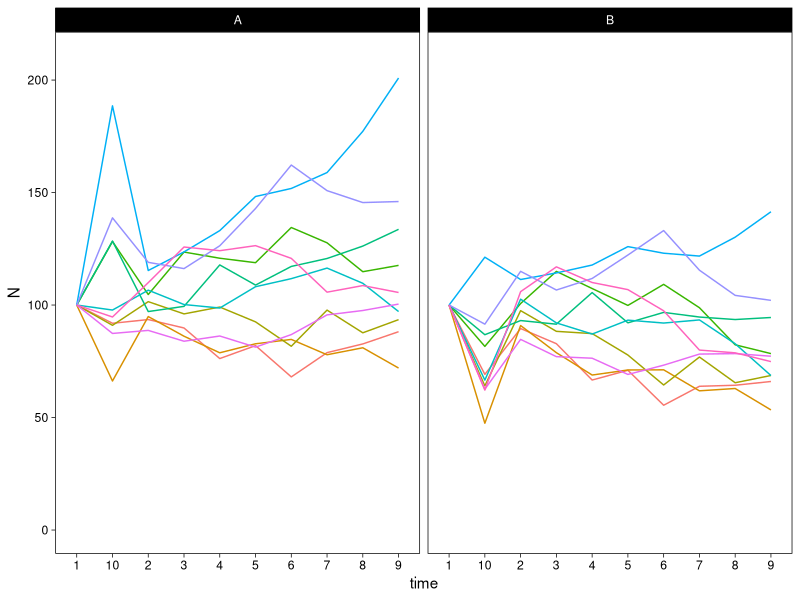

Recreate this plot in R. (Note: this script raises an error after producing the figure.)
# Multispecies discrete logistic population growth simulation with competition
# for multiple pairs of populations (matrix!)

# load packages
require(tidyverse)
# set ggplot theme
theme_set(theme_linedraw() + theme(panel.grid = element_blank()))
# set seed for randomizations
set.seed(2)

# parameters for simulation ----------------------------------------------------

n_pairs = 10 # number of population pairs to generate
gen = 10 # number of generations
N0 = 100
process = runif(n_pairs*gen, -N0/10, N0/10) # process error (environmental noise)
observation = runif(n_pairs*gen, -0.1, 0.1) # observation error

# current population sizes (t=0)
N0_A = rep(N0, n_pairs)
N0_B = rep(N0, n_pairs)

# growth rate
r = matrix(1, nrow = n_pairs, ncol = gen) 
# add observation error to growth rates
r_error = r + observation

# interaction coefficients (competition)
alpha_AB = -0.0002
alpha_BA = 0.0002

# process error (environmental noise)
proc_error = matrix(process, nrow = n_pairs, ncol = gen)

# run simulation --------------------------------------------------------------- 

# initialize matrix to store results (population sizes)
popsA <- as.matrix(N0_A)
popsB <- as.matrix(N0_B)

# calculate population sizes
# current population size * (growth rate + observation error) + environmental noise
for(t in 2:gen){
  # set A
  temp_A <- popsA[,t-1]*(r_error[,t] + alpha_BA*popsB[,t-1]) + proc_error[,t]
  temp_A[which(temp_A < 0)] <- 0 # assign 0 to negative population sizes
  popsA <- cbind(popsA, temp_A) # append resulting population size to results vector
  # set B
  temp_B <- popsB[,t-1]*(r_error[,t] + alpha_AB*popsA[,t-1]) + proc_error[,t]
  temp_B[which(temp_B < 0)] <- 0 # assign 0 to negative population sizes
  popsB <- cbind(popsB, temp_B) # append resulting population size to results vector
}

# plot results -----------------------------------------------------------------

# create vector of time values for plotting
time <- 1:gen

# function to wrangle the results into long format 
pops_long <- function(pops_df, n = n_pairs, g = gen, set_id) {
  pops_df = as.data.frame(pops_df)
  colnames(pops_df) = time
  pops_df = mutate(.data = pops_df, "popID" = paste(set_id, sprintf("pop%s", 1:n), sep = "-")) %>%
    pivot_longer(cols = 1:all_of(g), names_to = "time", values_to = "N") %>%
    separate(popID, into = c("set", "pop"), sep = "-", remove = FALSE)
}

# bind together
pops = rbind(pops_long(popsA, set_id = "A"), pops_long(popsB, set_id = "B"))

# plot
ggplot(pops) +
  geom_line(aes(x = time, y = N, group = popID, col = pop)) + 
  ylim(c(0, max(pops$N+10))) +
  facet_wrap(~set) + theme(legend.position = "none")

# save outputs -----------------------------------------------------------------
saveRDS(pops_long, "outputs/paired_antagonistic_l.RDS")
ggsave(filename = "paired_antagonistic_N.png", path = "figures/", plot = last_plot(),
       width = 7, height = 5, units = "in")
